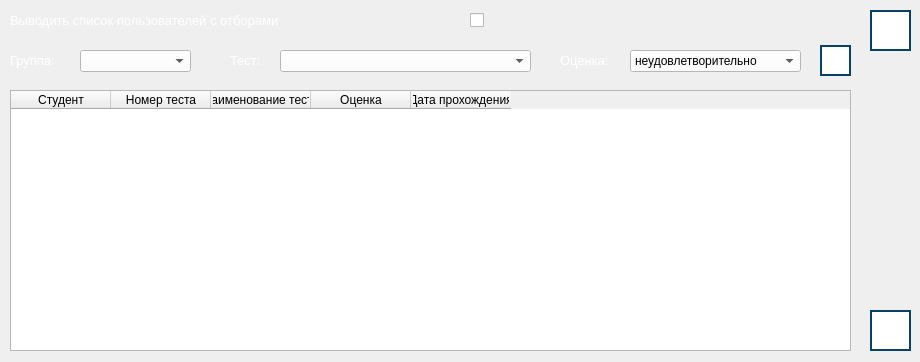
<?xml version="1.0" encoding="UTF-8"?>
<ui version="4.0">
 <class>UsersTestStatsWindow</class>
 <widget class="QDialog" name="UsersTestStatsWindow">
  <property name="geometry">
   <rect>
    <x>0</x>
    <y>0</y>
    <width>920</width>
    <height>362</height>
   </rect>
  </property>
  <property name="windowTitle">
   <string>Просмотр статистики по пройденным тестам - RayTracing</string>
  </property>
  <widget class="QComboBox" name="comboBox_grades">
   <property name="geometry">
    <rect>
     <x>630</x>
     <y>50</y>
     <width>171</width>
     <height>22</height>
    </rect>
   </property>
   <property name="styleSheet">
    <string notr="true">background-color: rgb(255, 255, 255);
color: rgb(0, 0, 0);
</string>
   </property>
   <item>
    <property name="text">
     <string>неудовлетворительно</string>
    </property>
   </item>
   <item>
    <property name="text">
     <string>удовлетворительно</string>
    </property>
   </item>
   <item>
    <property name="text">
     <string>хорошо</string>
    </property>
   </item>
   <item>
    <property name="text">
     <string>отлично</string>
    </property>
   </item>
  </widget>
  <widget class="QCheckBox" name="use_selection">
   <property name="geometry">
    <rect>
     <x>470</x>
     <y>10</y>
     <width>21</width>
     <height>20</height>
    </rect>
   </property>
   <property name="text">
    <string/>
   </property>
  </widget>
  <widget class="QLabel" name="label_status">
   <property name="geometry">
    <rect>
     <x>560</x>
     <y>50</y>
     <width>71</width>
     <height>21</height>
    </rect>
   </property>
   <property name="font">
    <font>
     <pointsize>10</pointsize>
    </font>
   </property>
   <property name="text">
    <string>&lt;html&gt;&lt;head/&gt;&lt;body&gt;&lt;p&gt;&lt;span style=&quot; color:#ffffff;&quot;&gt;Оценка:&lt;/span&gt;&lt;/p&gt;&lt;/body&gt;&lt;/html&gt;</string>
   </property>
  </widget>
  <widget class="QComboBox" name="comboBox_groups">
   <property name="geometry">
    <rect>
     <x>80</x>
     <y>50</y>
     <width>111</width>
     <height>22</height>
    </rect>
   </property>
   <property name="styleSheet">
    <string notr="true">background-color: rgb(255, 255, 255);
color: rgb(0, 0, 0);
</string>
   </property>
  </widget>
  <widget class="QComboBox" name="comboBox_tests">
   <property name="geometry">
    <rect>
     <x>280</x>
     <y>50</y>
     <width>251</width>
     <height>22</height>
    </rect>
   </property>
   <property name="styleSheet">
    <string notr="true">background-color: rgb(255, 255, 255);
color: rgb(0, 0, 0);
</string>
   </property>
  </widget>
  <widget class="QLabel" name="labe_selection">
   <property name="geometry">
    <rect>
     <x>10</x>
     <y>10</y>
     <width>361</width>
     <height>21</height>
    </rect>
   </property>
   <property name="text">
    <string>&lt;html&gt;&lt;head/&gt;&lt;body&gt;&lt;p&gt;&lt;span style=&quot; font-size:10pt; color:#ffffff;&quot;&gt;Выводить список пользователей с отборами&lt;/span&gt;&lt;/p&gt;&lt;/body&gt;&lt;/html&gt;</string>
   </property>
  </widget>
  <widget class="QTableWidget" name="table_list">
   <property name="geometry">
    <rect>
     <x>10</x>
     <y>90</y>
     <width>841</width>
     <height>261</height>
    </rect>
   </property>
   <property name="editTriggers">
    <set>QAbstractItemView::NoEditTriggers</set>
   </property>
   <column>
    <property name="text">
     <string>Студент</string>
    </property>
   </column>
   <column>
    <property name="text">
     <string>Номер теста</string>
    </property>
   </column>
   <column>
    <property name="text">
     <string>Наименование теста</string>
    </property>
   </column>
   <column>
    <property name="text">
     <string>Оценка</string>
    </property>
   </column>
   <column>
    <property name="text">
     <string>Дата прохождения</string>
    </property>
   </column>
  </widget>
  <widget class="QPushButton" name="button_exit">
   <property name="geometry">
    <rect>
     <x>870</x>
     <y>310</y>
     <width>41</width>
     <height>41</height>
    </rect>
   </property>
   <property name="styleSheet">
    <string notr="true">QPushButton {
    background-color: rgb(255, 255, 255);
    border: 2px solid #094065;
}

QPushButton:pressed {
    background-color:  rgb(118, 118, 118);
}
</string>
   </property>
   <property name="text">
    <string/>
   </property>
   <property name="icon">
    <iconset>
     <normaloff>images/exit-button.png</normaloff>images/exit-button.png</iconset>
   </property>
   <property name="iconSize">
    <size>
     <width>32</width>
     <height>32</height>
    </size>
   </property>
  </widget>
  <widget class="QPushButton" name="button_update">
   <property name="geometry">
    <rect>
     <x>820</x>
     <y>45</y>
     <width>31</width>
     <height>31</height>
    </rect>
   </property>
   <property name="toolTip">
    <string>Обновить список сданных работ</string>
   </property>
   <property name="styleSheet">
    <string notr="true">QPushButton {
    background-color: rgb(255, 255, 255);
    border: 2px solid #094065;
}

QPushButton:pressed {
    background-color:  rgb(118, 118, 118);
}
</string>
   </property>
   <property name="text">
    <string/>
   </property>
   <property name="icon">
    <iconset>
     <normaloff>images/update-button.png</normaloff>images/update-button.png</iconset>
   </property>
  </widget>
  <widget class="QLabel" name="label_work">
   <property name="geometry">
    <rect>
     <x>230</x>
     <y>50</y>
     <width>71</width>
     <height>21</height>
    </rect>
   </property>
   <property name="font">
    <font>
     <pointsize>10</pointsize>
    </font>
   </property>
   <property name="text">
    <string>&lt;html&gt;&lt;head/&gt;&lt;body&gt;&lt;p&gt;&lt;span style=&quot; color:#ffffff;&quot;&gt;Тест:&lt;/span&gt;&lt;/p&gt;&lt;/body&gt;&lt;/html&gt;</string>
   </property>
  </widget>
  <widget class="QLabel" name="label_group">
   <property name="geometry">
    <rect>
     <x>10</x>
     <y>50</y>
     <width>71</width>
     <height>21</height>
    </rect>
   </property>
   <property name="font">
    <font>
     <pointsize>10</pointsize>
    </font>
   </property>
   <property name="text">
    <string>&lt;html&gt;&lt;head/&gt;&lt;body&gt;&lt;p&gt;&lt;span style=&quot; color:#ffffff;&quot;&gt;Группа:&lt;/span&gt;&lt;/p&gt;&lt;/body&gt;&lt;/html&gt;</string>
   </property>
  </widget>
  <widget class="QPushButton" name="button_help">
   <property name="geometry">
    <rect>
     <x>870</x>
     <y>10</y>
     <width>41</width>
     <height>41</height>
    </rect>
   </property>
   <property name="styleSheet">
    <string notr="true">QPushButton {
    background-color: rgb(255, 255, 255);
    border: 2px solid #094065;
}

QPushButton:pressed {
    background-color:  rgb(118, 118, 118);
}
</string>
   </property>
   <property name="text">
    <string/>
   </property>
   <property name="icon">
    <iconset>
     <normaloff>images/help-button.png</normaloff>images/help-button.png</iconset>
   </property>
   <property name="iconSize">
    <size>
     <width>32</width>
     <height>32</height>
    </size>
   </property>
  </widget>
 </widget>
 <resources/>
 <connections/>
</ui>
